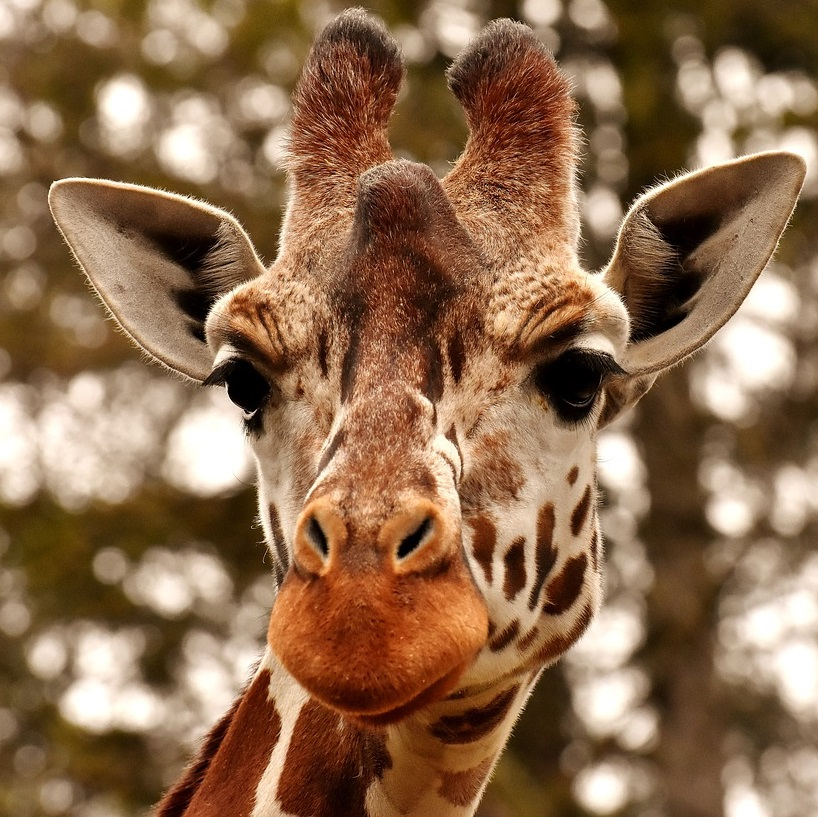
#> input picture Project-DBVP/Uebung1/giraffe.jpg, 818 x 817 px
$ python 4.Filterung.py
#> lines starting #> are read from the running program, lines starting #| are printed output that depends on the picture
import numpy as np
import matplotlib.pylab as plt
from PIL import Image


def plot_results(img, new_img):

    plt.subplot(221)
    plt.imshow(img,'gray')
    plt.axis('off')
    plt.title("Image")

    plt.subplot(222)
    plt.imshow(new_img,'gray')
    plt.axis('off')
    plt.title("Sharpened")

    plt.subplot(223)
    plt.imshow(img[100:300,400:600],'gray')
    plt.axis('off')
    plt.title("Image-Zoomed In")

    plt.subplot(224)
    plt.imshow(new_img[100:300,400:600],'gray')
    plt.axis('off')
    plt.title("Sharpened-Zoomed In")

    plt.show()

def apply_conv3x3(kernel, img):
    ### Your Code ###
    img_padding =np.pad(img, 1, "wrap")
    out = np.zeros_like(img)
    kernel = np.rot90(kernel,2,axes=(0,1))
    x_axe , y_axe = img.shape

    for i in range (1,x_axe+1):
        for j in range (1,y_axe+1):
            faltung = img_padding[ i -1 : i +2 , j -1: j +2]
            res= faltung * kernel
            out[i-1,j-1] =np.sum(res)
    return out

# [25 lines of commented-out code are left out]

def main():

    # Load Image
    img_dir="giraffe.jpg"
    img_pil=Image.open(img_dir).convert('L')
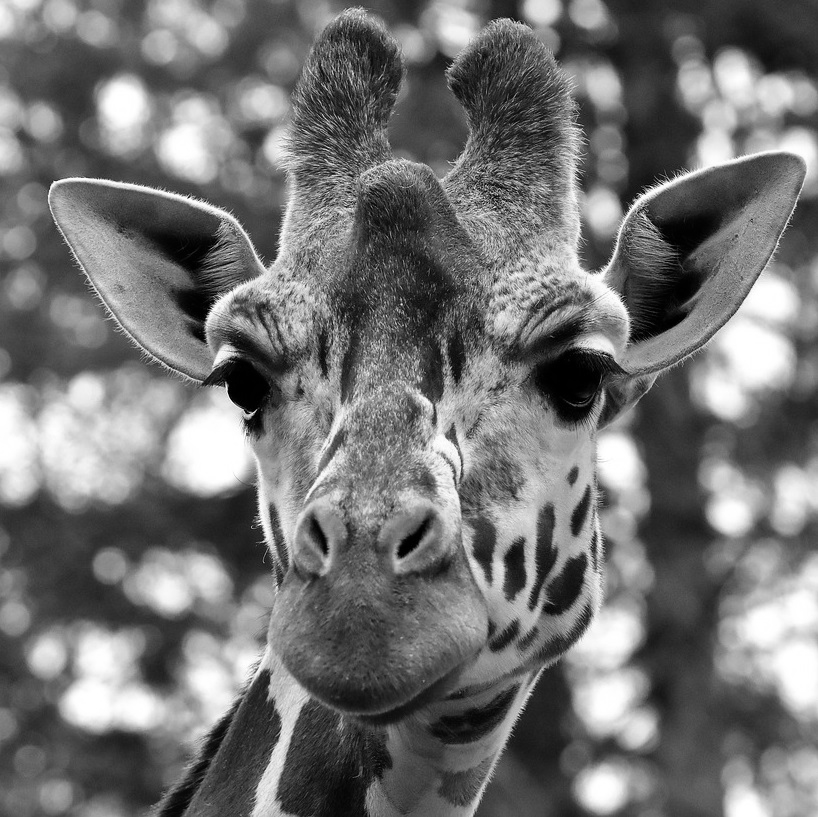
#> img_pil: PIL image 818x817 L; min 0, max 255, mean 115.1
    img=np.array(img_pil)/255
    # Run Convolution
    alpha = 2
    kernel = np.array([[0, -alpha, 0], [-alpha, 4+alpha*4, -alpha], [0, -alpha, 0]])/4
    new_img = apply_conv3x3(kernel, img)
#> after the loop in apply_conv3x3, `for i in range (1,x_axe+1):`:
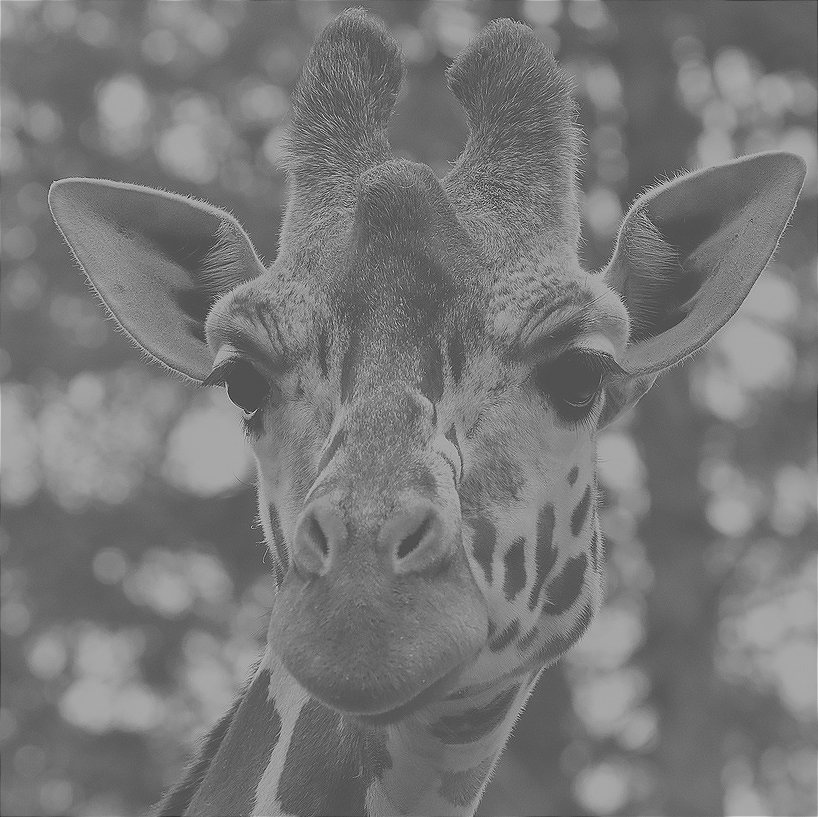
#> out: shape (817, 818) float64; min -0.931, max 2, mean 0.452; drawn with min black and max white
    new_img[new_img>1]=1
    new_img[new_img<0]=0
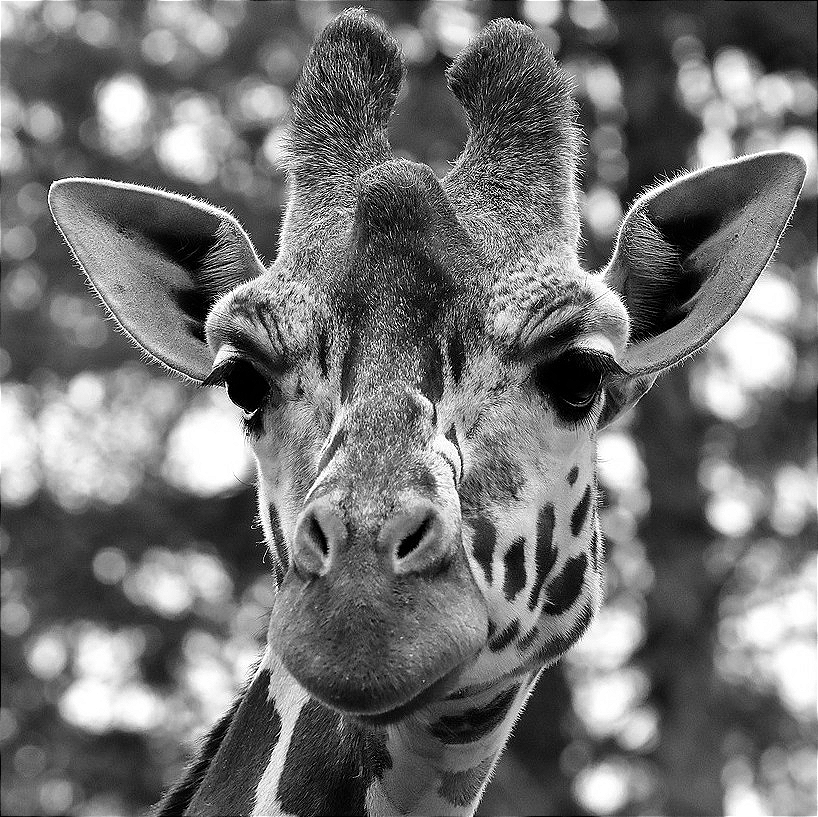
#> new_img: shape (817, 818) float64; min 0, max 1, mean 0.452

    plot_results(img, new_img)


if __name__ == "__main__":
    main()
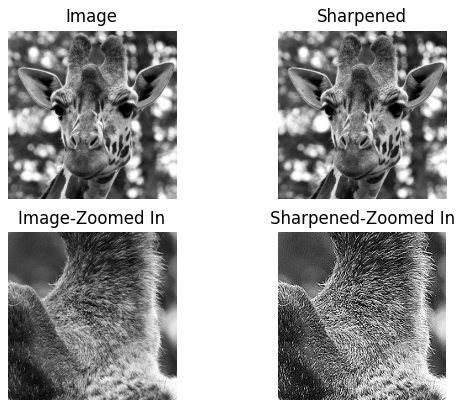
#> figure drawn by matplotlib, 4 panels

$ run again, with Project-DBVP/Uebung1/elk.jpg copied over Project-DBVP/Uebung1/giraffe.jpg
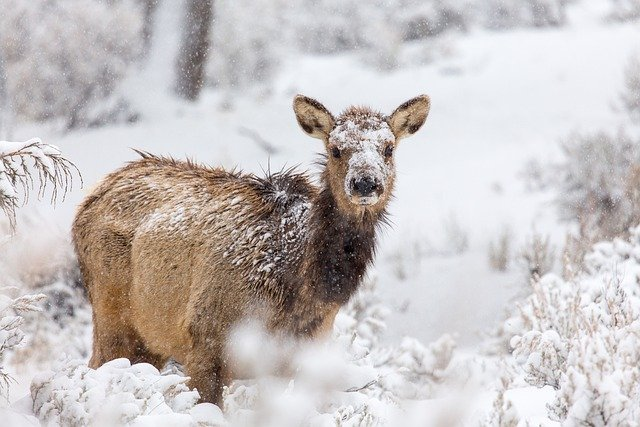
#> input picture Project-DBVP/Uebung1/elk.jpg, 640 x 427 px
#> after the loop in apply_conv3x3, `for i in range (1,x_axe+1):`:
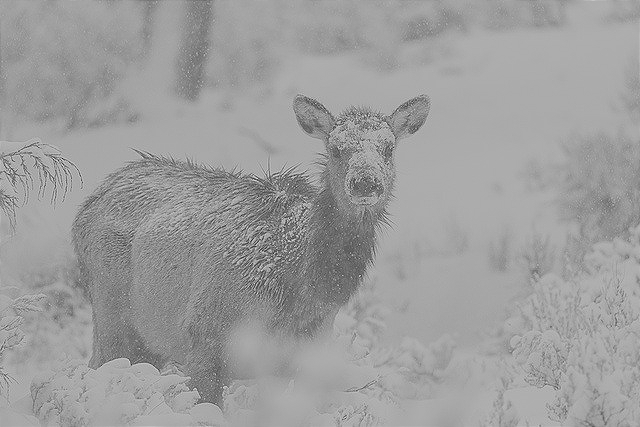
#> out: shape (427, 640) float64; min -1.15, max 1.95, mean 0.762; drawn with min black and max white
#> `main()`:
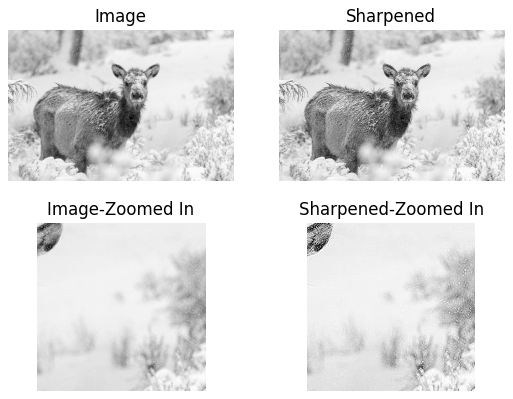
#> figure drawn by matplotlib, 4 panels
